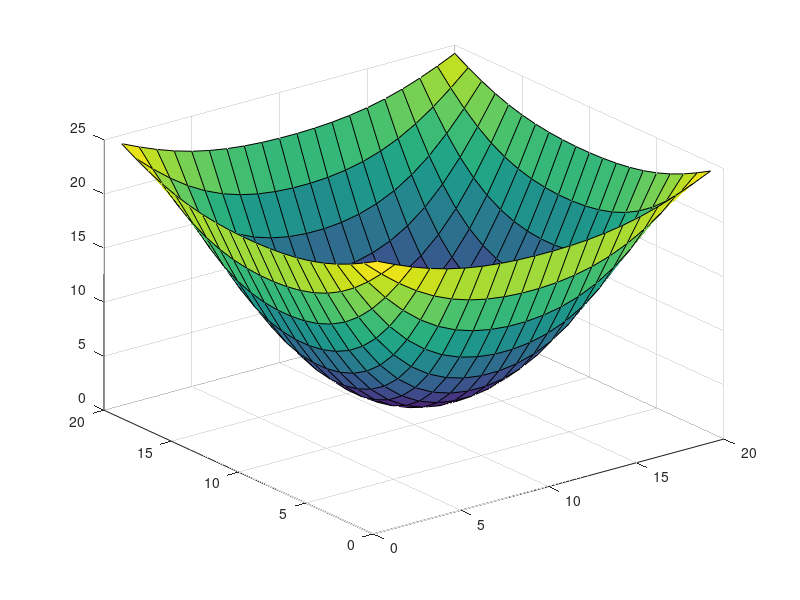

This chart was generated by the following MATLAB code:
%Dieu kien ban dau cua bai toan
m = 20; % so diem truc x
n = 20; % so diem truc y
T = 1;
dt = 0.01;
dx = 0.1;
dy = 0.1;
D  = 0.1;
time = T / dt; %so lan tic hop theo thoi gian
DF = 25;%nong do ngoai vung tinh toan
C0 = 0;%nong do tai thoi diem ban dau
%Thiet lap gia tri ban dau cua C(i,j) tai thoi diem 0
for i = 1:m
    for j = 1:n
        C(i,j) = C0;
    end
end

for k = 1:time
    % roi rac theo khong gian
    for i = 1:m
        for j = 1:n
            if(i==1 && j==1)
                FD(i,j) = (C(i+1,j)-2*C(i,j)+DF) / (dx * dx) + (C(i,j+1)-2*C(i,j)+DF) / (dy * dy);
            elseif(i==1 && j==n)
                FD(i,j) = (C(i+1,j)-2*C(i,j)+DF) / (dx * dx) + (DF-2*C(i,j)+C(i,j-1)) / (dy * dy);
            elseif(i==m && j==1)
                FD(i,j) = (DF-2*C(i,j)+C(i-1,j)) / (dx * dx) + (C(i,j+1)-2*C(i,j)+DF) / (dy * dy);
            elseif(i==m && j==n)
                FD(i,j) = (DF-2*C(i,j)+C(i-1,j)) / (dx * dx) + (DF-2*C(i,j)+C(i,j-1)) / (dy * dy);
            elseif(i==1)
                FD(i,j) = (C(i+1,j)-2*C(i,j)+DF) / (dx * dx) + (C(i,j+1)-2*C(i,j)+C(i,j-1)) / (dy * dy);
            elseif(j==1)
                FD(i,j) = (C(i+1,j)-2*C(i,j)+C(i-1,j)) / (dx * dx) + (C(i,j+1)-2*C(i,j)+DF) / (dy * dy);
            elseif(i==m)
                FD(i,j) = (DF-2*C(i,j)+C(i-1,j)) / (dx * dx) + (C(i,j+1)-2*C(i,j)+C(i,j-1)) / (dy * dy);
            elseif(j==n)
                FD(i,j) = (C(i+1,j)-2*C(i,j)+C(i-1,j)) / (dx * dx) + (DF-2*C(i,j)+C(i,j-1)) / (dy * dy);
            else
                FD(i,j) = (C(i+1,j)-2*C(i,j)+C(i-1,j)) / (dx * dx) + (C(i,j+1)-2*C(i,j)+C(i,j-1)) / (dy * dy);
            end
        end
    end
    
    % tich hop theo thoi gian
    for i=1:m
        for j=1:n
            C1(i, j) = C(i, j) + dt * D * FD(i, j);
        end
    end
    
    % ve do thi mo phong
    [X,Y] = meshgrid(1:1:m,1:1:n);
    for i=1:m
        for j=1:n
            Z(i, j) = C1(i, j);
        end
    end
    surf(X,Y,Z)
    pause(0.2);
    
    % cap nhat gia tri nong do
    for i=1:m
        for j=1:n
            C(i,j) = C1(i,j);
        end
    end
end